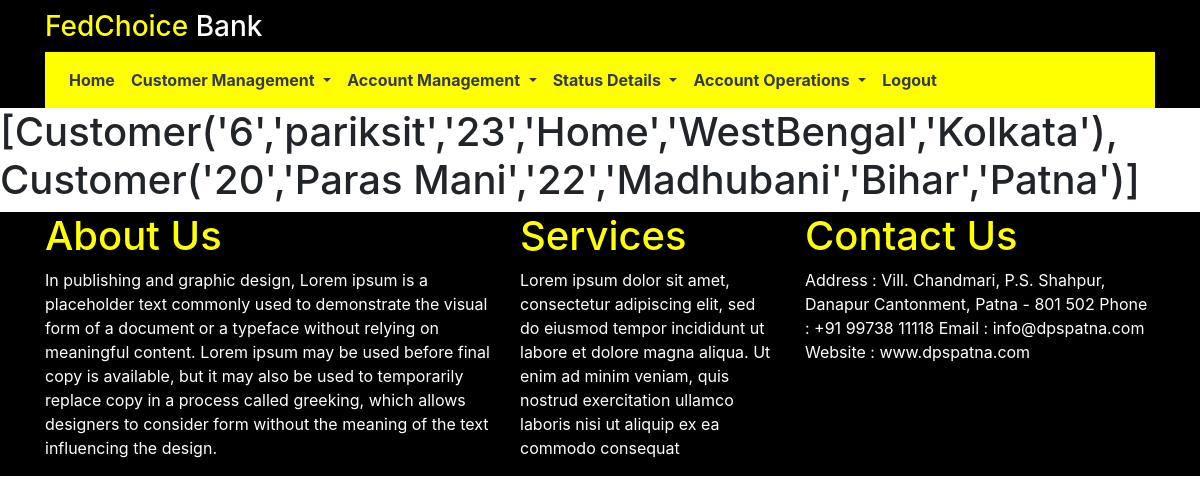
The app's page /customer_info (signed in), older data.
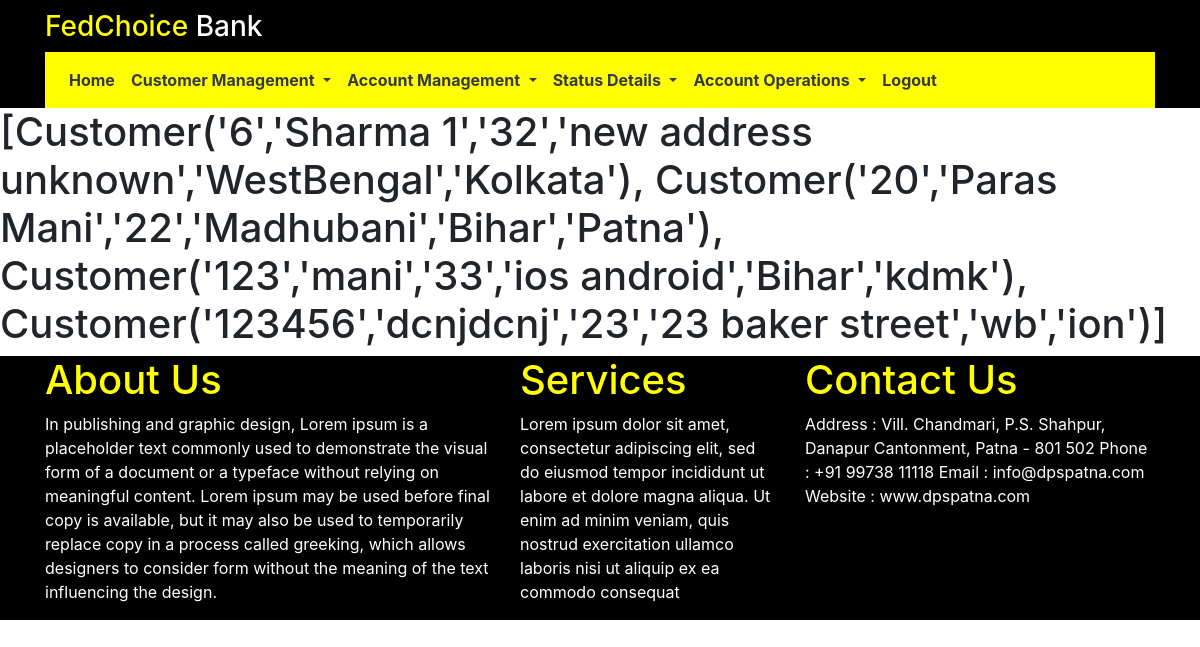
The same page, newer data.
### RetailBank/models.py (models this page shows)
class Customer(db.Model):
	__tablename__ = 'customer'
	ssd_id=db.Column(db.Integer,primary_key=True)
	customer_name=db.Column(db.String(60),nullable=False)
	customer_age=db.Column(db.Integer,nullable=False)
	customer_address=db.Column(db.String(100),nullable=False)
	customer_state=db.Column(db.String(20),nullable=False)
	customer_city=db.Column(db.String(20),nullable=False)
	def __repr__(self):
		return f"Customer('{self.ssd_id}','{self.customer_name}','{self.customer_age}','{self.customer_address}','{self.customer_state}','{self.customer_city}')"

### RetailBank/routes.py (the view)
@app.route('/customer_info',methods=['GET','POST'])
@login_required
def customer_info():
	info = Customer.query.all()
	return render_template('customers.html',info=info)

### RetailBank/models.py (called while the page is built)
@login_manager.user_loader
def load_user(user_id):
    return userstore.query.get(int(user_id))

### RetailBank/templates/customers.html
{% extends 'base.html' %}
{% block content %}
	<h1>{{ info }}</h1>
{% endblock content %}

Row changes from the older to the newer data that the page shows:
changed Customer: ssd_id+customer_name+customer_age "[Customer('6','pariksit','23','Home','WestBengal','Kolkata'), Customer('20','Paras Mani','22','Madhubani','Bihar','Patna')]" → "[Customer('6','Sharma 1','32','new address unknown','WestBengal','Kolkata'), Customer('20','Paras Mani','22','Madhubani','Bihar','Patna'), Customer('123','mani','33','ios android','Bihar','kdmk'), Customer('123456','dcnjdcnj','23','23 baker street','wb','ion')]"
